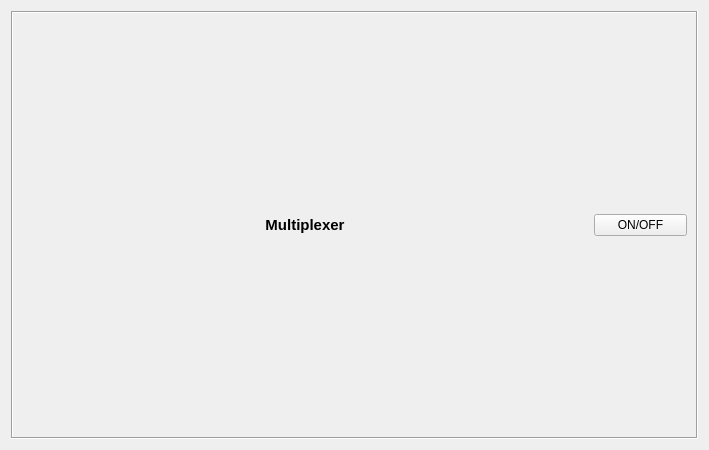
<?xml version="1.0" encoding="UTF-8"?>
<ui version="4.0">
 <class>Form</class>
 <widget class="QWidget" name="Form">
  <property name="geometry">
   <rect>
    <x>0</x>
    <y>0</y>
    <width>709</width>
    <height>450</height>
   </rect>
  </property>
  <property name="maximumSize">
   <size>
    <width>769</width>
    <height>1000</height>
   </size>
  </property>
  <property name="windowTitle">
   <string>Form</string>
  </property>
  <layout class="QVBoxLayout" name="verticalLayout">
   <item>
    <widget class="QFrame" name="frame">
     <property name="frameShape">
      <enum>QFrame::Box</enum>
     </property>
     <property name="frameShadow">
      <enum>QFrame::Sunken</enum>
     </property>
     <layout class="QGridLayout" name="gridLayout" rowstretch="1,0" columnstretch="10,0,0">
      <item row="0" column="0" colspan="2">
       <widget class="QLabel" name="label_widget">
        <property name="sizePolicy">
         <sizepolicy hsizetype="Preferred" vsizetype="Fixed">
          <horstretch>0</horstretch>
          <verstretch>0</verstretch>
         </sizepolicy>
        </property>
        <property name="font">
         <font>
          <pointsize>11</pointsize>
          <weight>75</weight>
          <bold>true</bold>
         </font>
        </property>
        <property name="text">
         <string>Multiplexer</string>
        </property>
        <property name="alignment">
         <set>Qt::AlignCenter</set>
        </property>
       </widget>
      </item>
      <item row="0" column="2">
       <widget class="QPushButton" name="pushButton">
        <property name="sizePolicy">
         <sizepolicy hsizetype="Fixed" vsizetype="Fixed">
          <horstretch>0</horstretch>
          <verstretch>0</verstretch>
         </sizepolicy>
        </property>
        <property name="minimumSize">
         <size>
          <width>93</width>
          <height>0</height>
         </size>
        </property>
        <property name="maximumSize">
         <size>
          <width>93</width>
          <height>16777215</height>
         </size>
        </property>
        <property name="text">
         <string>ON/OFF</string>
        </property>
        <property name="checkable">
         <bool>true</bool>
        </property>
       </widget>
      </item>
      <item row="1" column="0" colspan="3">
       <layout class="QGridLayout" name="grid">
        <property name="leftMargin">
         <number>0</number>
        </property>
        <property name="spacing">
         <number>0</number>
        </property>
       </layout>
      </item>
     </layout>
    </widget>
   </item>
  </layout>
 </widget>
 <resources/>
 <connections/>
</ui>
